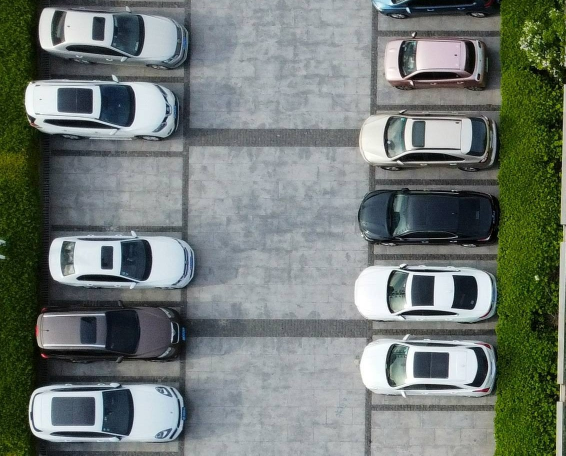
#> input picture Pyt/IMG2.png, 1131 x 911 px (shown at 1/2 size)
$ python ParkSpacePick2.py
#> lines starting #> are read from the running program, lines starting #| are printed output that depends on the picture
from enum import unique
import cv2
import pickle
from collections import defaultdict

width, height = 190,100

try:
    with open('CarParkPos2', 'rb') as f:
        posList2 = pickle.load(f)
except:
    posList2 = []


def mouseClick(events, x, y, flags, params):

    if events == cv2.EVENT_LBUTTONDOWN:
        posList2.append((x, y))

    if events == cv2.EVENT_RBUTTONDOWN:
        for i, pos in enumerate(posList2):
            x1, y1 = pos
            if x1 < x < x1 + width and y1 < y < y1 + height:
                posList2.pop(i)

    with open('CarParkPos2', 'wb') as f:
        pickle.dump(posList2, f)


while True:
    img2 = cv2.imread('IMG2.png')
#> img2 is the input picture: shape (911, 1131, 3); mean B, G, R 116.6, 122, 113.7
    img = cv2.resize(img2, (700, 700))
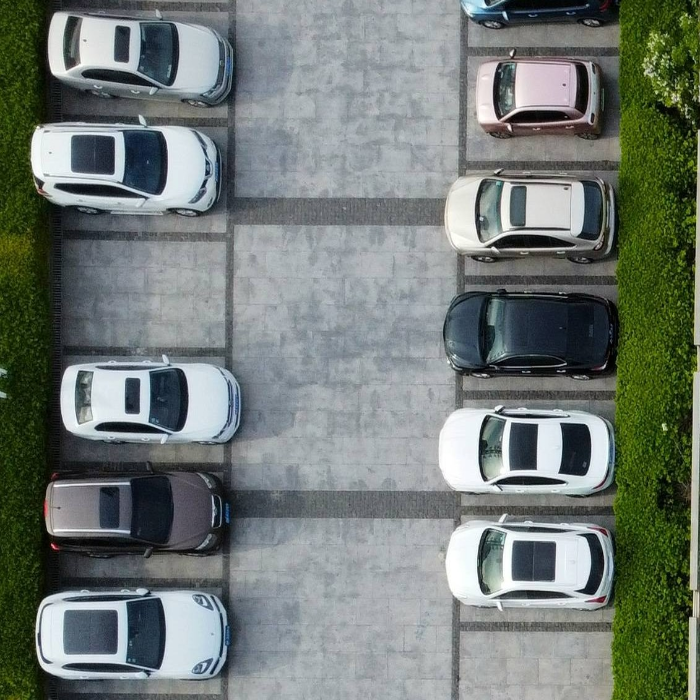
#> img: shape (700, 700, 3); mean B, G, R 116.5, 121.9, 113.5
    for pos in posList2:
        cv2.rectangle(img, pos, (pos[0] + width,
                      pos[1] + height), (255, 0, 255), 2)

    cv2.imshow("Image", img)
    cv2.setMouseCallback("Image", mouseClick)
    if cv2.waitKey(10) & 0xFF == ord('d'):  # 0xFF is used to check if the key is pressed
#> (key Esc is pressed here)
        newlist = posList2
        #print("The Value : " + str(newlist))
        temps = defaultdict(lambda: len(temps))

        UniqueID2 = [temps[ele] for ele in newlist]
        #print()
       # print("The ID : " + str(UniqueID2))
        with open('UniqueID2', 'wb') as f:
            pickle.dump(UniqueID2, f)

        break

$ run again, with Pyt/carParkImg.png copied over Pyt/IMG2.png
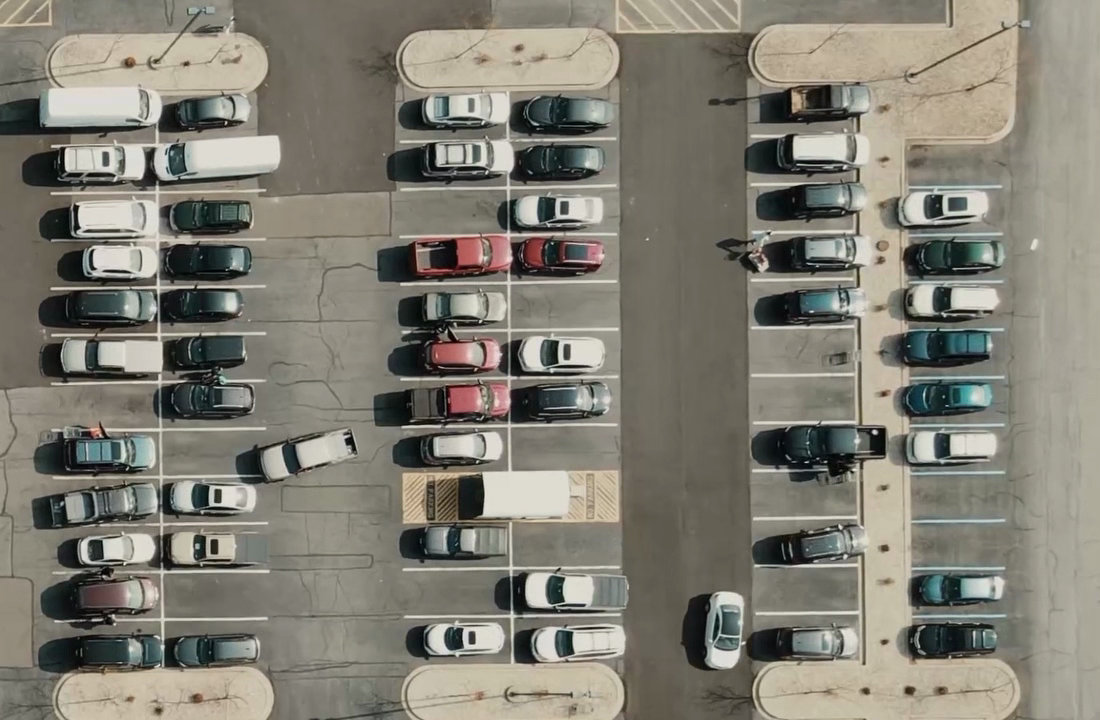
#> input picture Pyt/carParkImg.png, 1100 x 720 px
#> img2 is the input picture: shape (720, 1100, 3); mean B, G, R 116, 126.7, 129.8
#> `img = cv2.resize(img2, (700, 700))`:
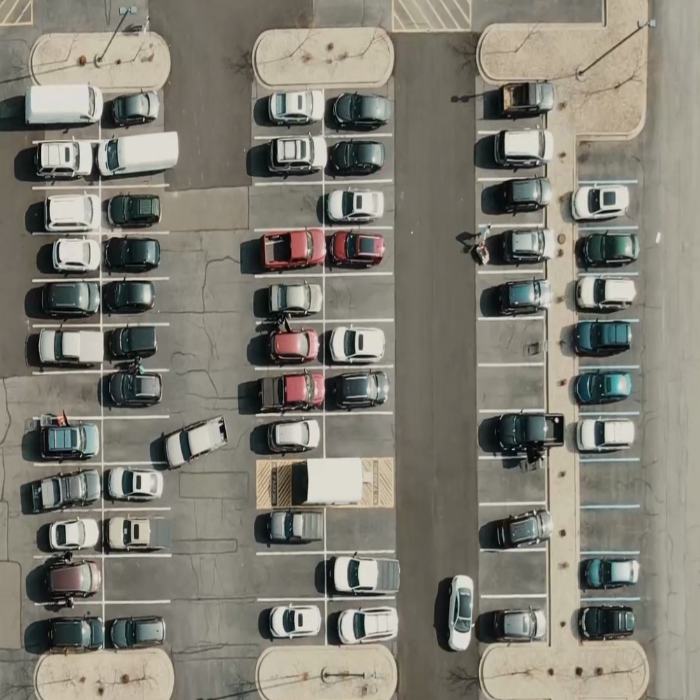
#> img: shape (700, 700, 3); mean B, G, R 115.9, 126.6, 129.7

$ run again, with Pyt/IMG3.jpg saved as Pyt/IMG2.png
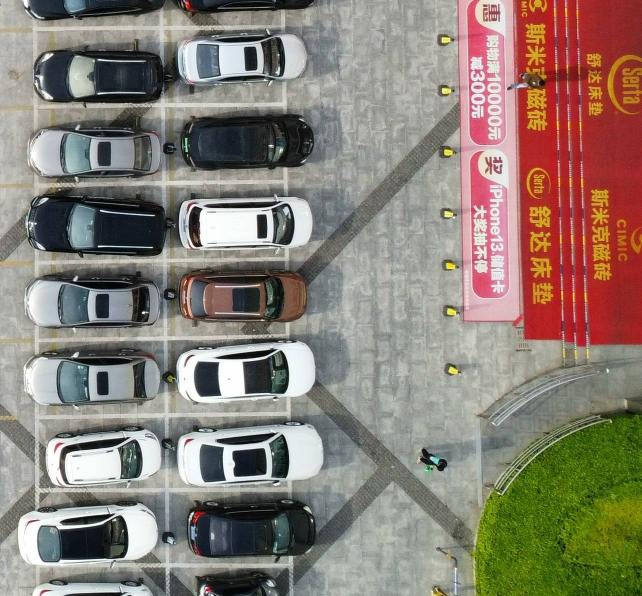
#> input picture Pyt/IMG3.jpg, 1284 x 1192 px (shown at 1/2 size)
#> img2 is the input picture: shape (1192, 1284, 3); mean B, G, R 116.2, 126.9, 137.5
#> `img = cv2.resize(img2, (700, 700))`:
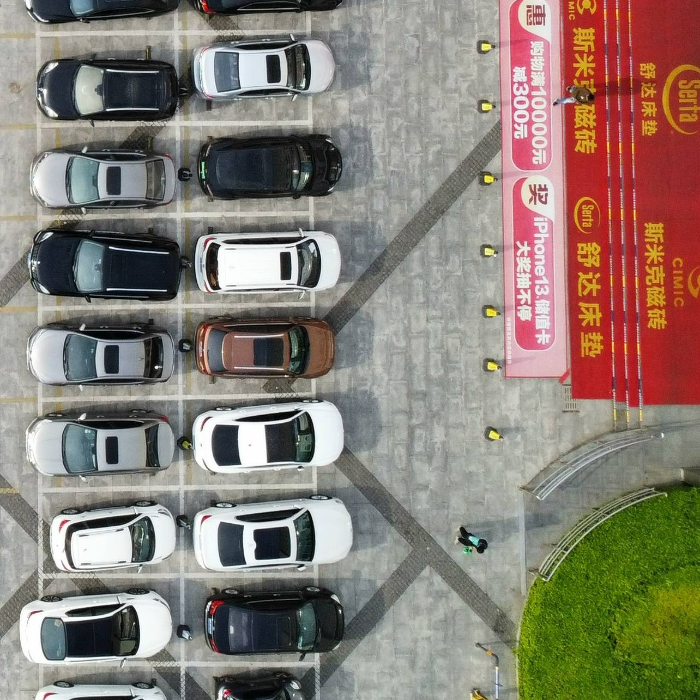
#> img: shape (700, 700, 3); mean B, G, R 116, 126.8, 137.3
